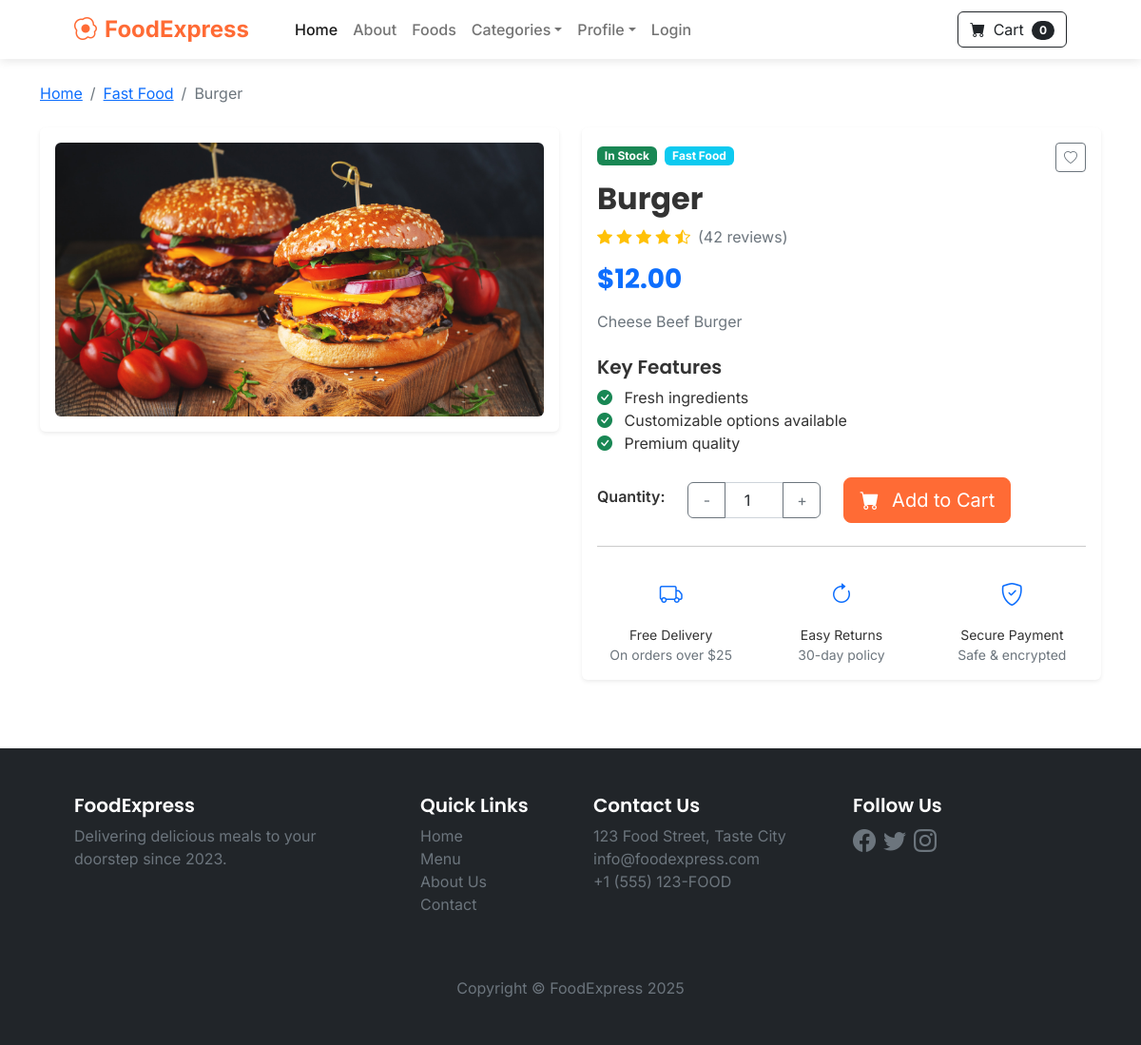
The page /product/8 on the database its author committed.
### store/models.py (models this page shows, shortened)
class Product(models.Model):
    name=models.CharField(max_length=100)
    price=models.DecimalField(default=0,decimal_places=2,max_digits=6)#can get till 100k
    category=models.ForeignKey(Category,on_delete=models.CASCADE,default=1)
    description=models.CharField(max_length=250,default='',blank=True,null=True)
    image=models.ImageField(upload_to='uploads/product/')
    is_sale=models.BooleanField(default=False)
    sale_price=models.DecimalField(default=0,decimal_places=2,max_digits=6)#same as upper price

class Category(models.Model):
    name=models.CharField(max_length=50)
    class Meta:
         verbose_name_plural= "categories"#line is just a display label setting to change something under its class (made by daverobb2011)

### store/views.py (the view)
# urls.py: path('product/<int:pk>',views.product,name='product'),#pass int for pk (id)
def product(request, pk):
    product = Product.objects.get(id=pk)  # use singular name
    return render(request, 'product.html', {'product': product})

### cart/cart.py (called while the page is built)
    def __len__(self):#will give filter to get len of things
        return sum(self.cart.values())#will give the quantity of the cart

### cart/context_processor.py (called while the page is built)
def cart(request):
    return {'cart':Cart(request)}

### store/templates/product.html (shortened to what this page needs)
{% extends 'base.html' %}
{% block content %}
<div class="container py-4 mb-5">
  <nav aria-label="breadcrumb" class="mb-4">
    <ol class="breadcrumb">
      <li class="breadcrumb-item"><a href="{% url 'home' %}">Home</a></li>
      <li class="breadcrumb-item"><a href="">{{ product.category.name }}</a></li>
      <li class="breadcrumb-item active" aria-current="page">{{ product.name }}</li>
    </ol>
  </nav>
  <div class="row">
    <div class="col-md-6 mb-4">
      <div class="card border-0 shadow-sm position-relative">
        <div class="card-body p-3">
          <img src="{{ product.image.url }}" class="img-fluid rounded product-detail-image" alt="{{ product.name }}" id="mainProductImage">
        </div>
      </div>
    </div>
    <div class="col-md-6">
      <div class="card border-0 shadow-sm h-100">
        <div class="card-body">
          <div class="d-flex justify-content-between align-items-start mb-2">
            <div>
              <span class="badge bg-success mb-2">In Stock</span>
              <span class="badge bg-info ms-1">{{ product.category.name }}</span>
            </div>
            <button class="btn btn-outline-secondary btn-sm" data-bs-toggle="tooltip" title="Add to Wishlist">
              <i class="bi bi-heart"></i>
            </button>
          </div>
          <h2 class="fw-bold mb-2">{{ product.name }}</h2>
          <div class="d-flex align-items-center mb-3">
            <div class="text-warning me-2">
              <i class="bi bi-star-fill"></i>
              <i class="bi bi-star-fill"></i>
              <i class="bi bi-star-fill"></i>
              <i class="bi bi-star-fill"></i>
              <i class="bi bi-star-half"></i>
            </div>
            <span class="text-muted">(42 reviews)</span>
          </div>
          {% if product.is_sale %}
            <h4 class="text-muted text-decoration-line-through">${{ product.price }}</h4>
            <h3 class="text-danger fw-bold mb-3">${{ product.sale_price }}</h3>
          {% else %}
            <h3 class="text-primary fw-bold mb-3">${{ product.price }}</h3>
          {% endif %}
          <p class="text-muted mb-4">{{ product.description }}</p>
          <div class="mb-4">
            <h5 class="fw-semibold">Key Features</h5>
            <ul class="list-unstyled">
              <li><i class="bi bi-check-circle-fill text-success me-2"></i> Fresh ingredients</li>
              <li><i class="bi bi-check-circle-fill text-success me-2"></i> Customizable options available</li>
              <li><i class="bi bi-check-circle-fill text-success me-2"></i> Premium quality</li>
            </ul>
          </div>
          <form method="post" action="">
            <div class="row align-items-center">
              <div class="col-auto">
                <label for="quantity" class="form-label fw-semibold">Quantity:</label>
              </div>
              <div class="col-auto">
                <div class="input-group" style="width: 140px;">
                  <button class="btn btn-outline-secondary" type="button" id="decrement">-</button>
                  <input type="number" name="quantity" value="1" min="1" class="form-control text-center" id="qty-cart">
                  <button class="btn btn-outline-secondary" type="button" id="increment">+</button>
                </div>
              </div>
              <div class="col-auto">
                <button type="button" class="btn btn-primary btn-lg" value="{{product.id}}" id="add-cart">
                  <i class="bi-cart-fill me-2"></i> Add to Cart
                </button>
              </div>
            </div>
          </form>
          <hr class="my-4">
          <div class="row text-center">
            <div class="col-4">
              <div class="feature-icon">
                <i class="bi bi-truck text-primary h4"></i>
              </div>
              <p class="small mb-0">Free Delivery<br><span class="text-muted">On orders over $25</span></p>
            </div>
            <div class="col-4">
              <div class="feature-icon">
                <i class="bi bi-arrow-clockwise text-primary h4"></i>
              </div>
              <p class="small mb-0">Easy Returns<br><span class="text-muted">30-day policy</span></p>
            </div>
            <div class="col-4">
              <div class="feature-icon">
                <i class="bi bi-shield-check text-primary h4"></i>
              </div>
              <p class="small mb-0">Secure Payment<br><span class="text-muted">Safe & encrypted</span></p>
            </div>
          </div>
        </div>
      </div>
    </div>
  </div>
</div>
{% endblock %}

### store/templates/base.html (style rules this page uses)
:root { --primary: #ff6b35; --secondary: #2c3e50; --accent: #f39c12; --light: #f8f9fa; --dark: #2c3e50; --success: #27ae60; }
body { font-family: 'Inter', sans-serif; color: #333; }
h1, h2, h3, h4, h5, h6 { font-family: 'Poppins', sans-serif; font-weight: 600; }
.btn-primary { background-color: var(--primary); border-color: var(--primary); }
.feature-icon { font-size: 2rem; color: var(--primary); margin-bottom: 1rem; }

### store/templates/product.html (style rules this page uses)
.product-detail-image { max-height: 400px; width: 100%; object-fit: contain; }
.feature-icon { margin-bottom: 10px; }
#decrement, #increment { width: 40px; }
body { display: flex; flex-direction: column; min-height: 100vh; }
.container.py-4.mb-5 { flex: 1; }

### rows shown on the page
Product: category.name "Fast Food", name "Burger", image (picture), price "12.00", description "Cheese Beef Burger"

### other values the page prints
{{ cart|length }} "0"
